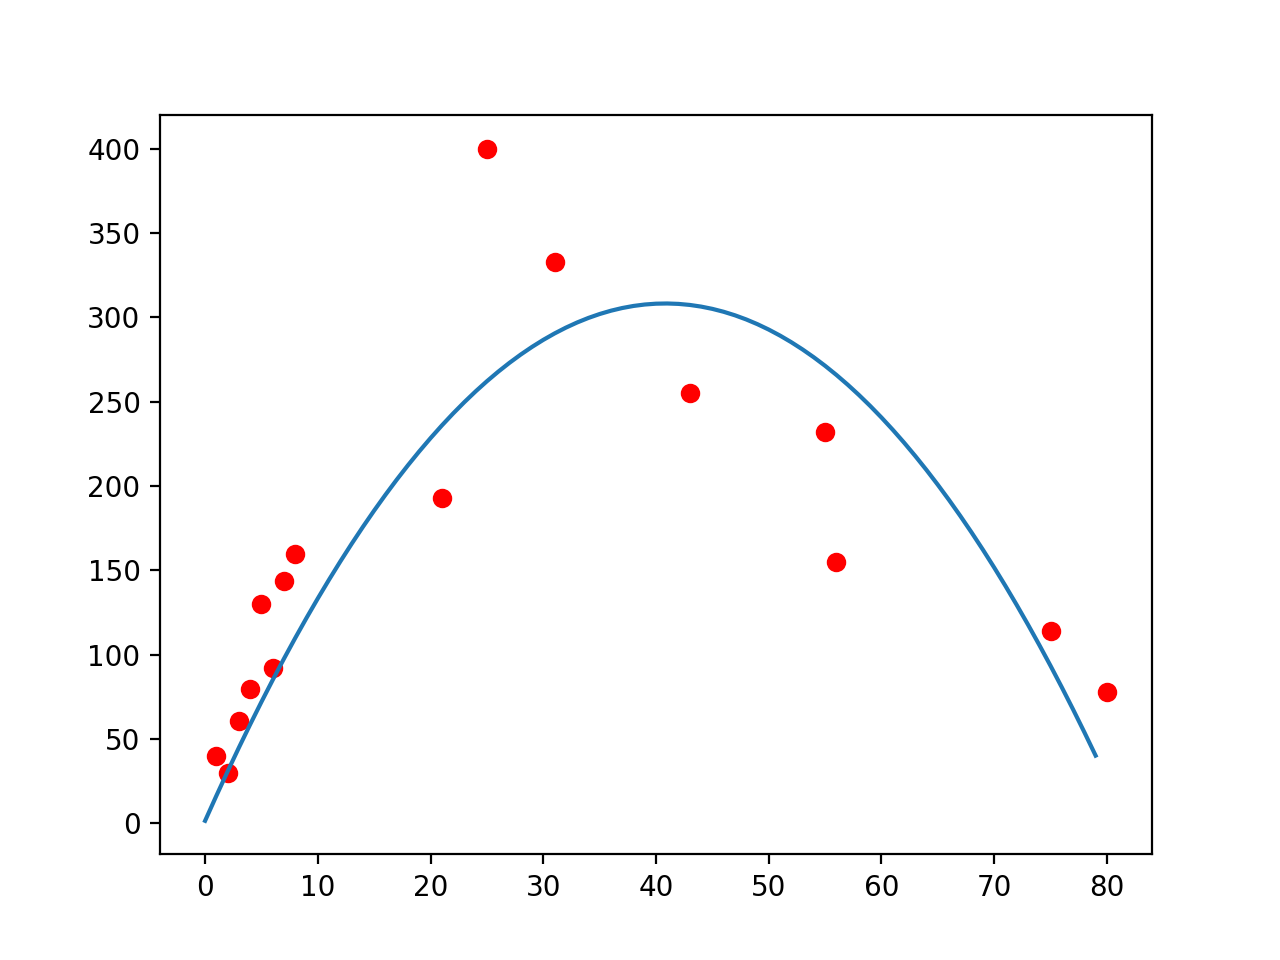

Source code (Python):
#!/usr/bin/env python3
# -*- coding: utf-8 -*-
"""
@author: griffin
"""

import numpy as np
import matplotlib.pyplot as plt

X = np.array([[1, 1, 1], [1, 2, 4], [1, 3, 9], [1, 4, 16], [1, 5, 25], [1, 6, 36], [1, 7, 49], [1, 8, 64], [1, 21, 441], [1, 25,625], [1, 31, 961], [1, 43, 1849], [1, 55, 3025], [1, 56, 3136], [1, 75, 5625], [1, 80, 6400]]);
#X = np.stack((X0, X1));
#print(X);
Y = np.array([[40], [30], [61], [80], [130], [92], [144], [160], [193], [400], [333], [255], [232], [155], [114], [78]]);
#Y = np.random.randint(-10, 100, 100);
plt.plot(X[:, 1], Y, 'ro')

#h = np.array([[-42.78334132], [0.2296196]]);
theta = np.array([[0], [0], [0]]);
#print(np.sum((X.dot(theta) - Y) * X, 0))
dif = (X.dot(theta) - Y)


#h = np.dot(np.dot(np.linalg.inv(np.dot(X.T, X)), X.T), Y);
#print(h)
alpha = 0.0000001
#print(theta - np.reshape(alpha * (1/8) * np.sum((X.dot(theta) - Y) * X, 0), (2, 1)))
for i in range(500000):
   theta = theta - np.reshape(alpha * (1/16) * np.sum((X.dot(theta) - Y) * X, 0), (3, 1));
   dif = (X.dot(theta) - Y)

print("Cost function: ", np.dot(dif.T, dif) * 1/16)
print(theta)
#print(np.dot(np.dot(np.linalg.inv(np.dot(X.T, X)), X.T), Y));
plt.plot(np.arange(80), (np.reshape(np.arange(80), (80, 1)) * np.reshape(np.arange(80), (80, 1)) * theta[2]) + (np.reshape(np.arange(80), (80, 1)) * theta[1]) + np.full((80,1), theta[0]));
plt.show()

    
